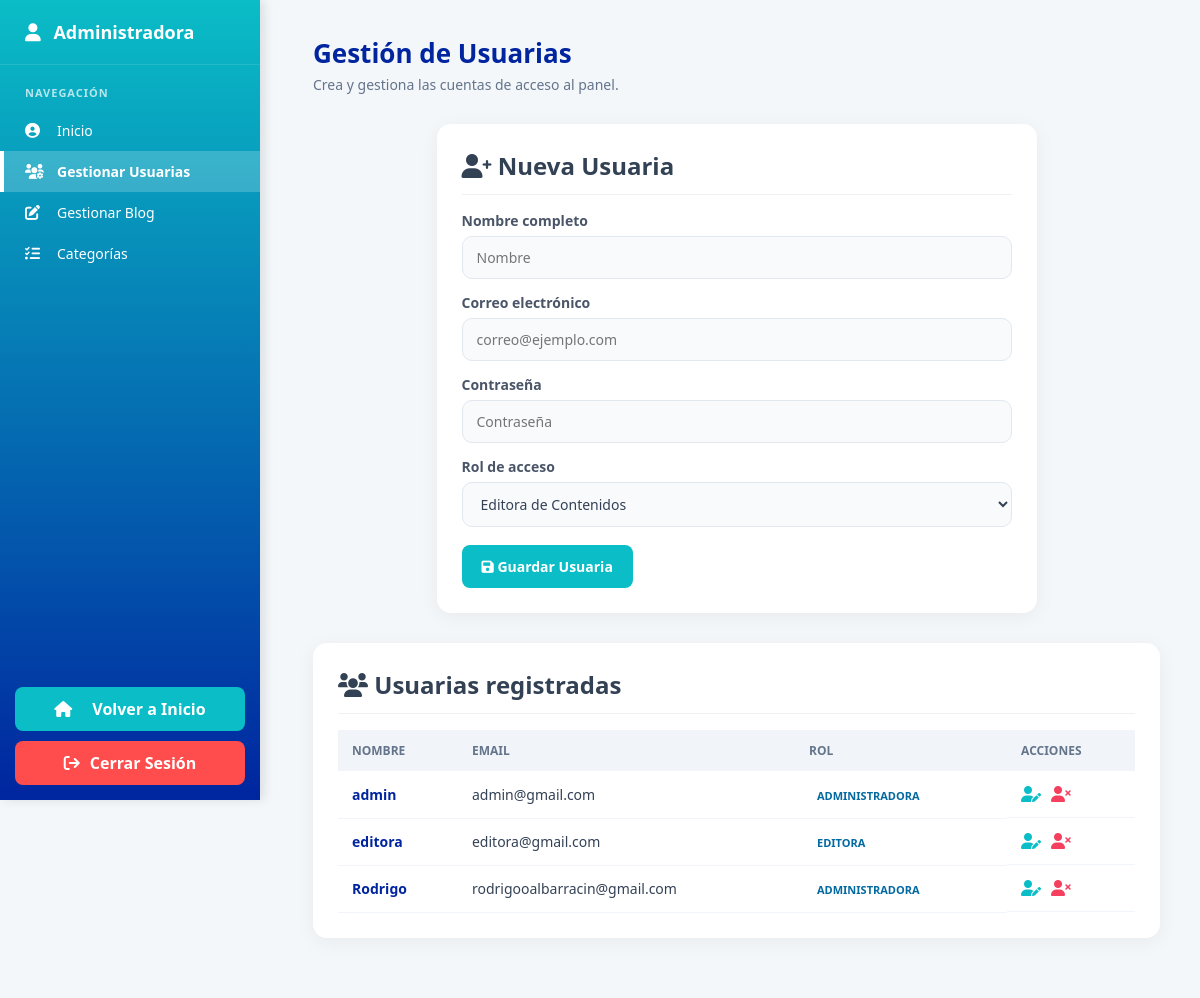
Page /admin/gestion_usuarias.php (signed in) on the committed database.
### tables this page shows
CREATE TABLE `usuaria` (
  `id` int(11) NOT NULL,
  `nombre` varchar(255) DEFAULT NULL,
  `correo` varchar(255) DEFAULT NULL,
  `password` varchar(255) NOT NULL,
  `id_rol` int(11) NOT NULL,
  `url_foto` varchar(500) DEFAULT NULL
);

### class/Usuaria.php (called while the page is built, shortened)
<?php
class Usuaria {
    public static function GetAllUsuarias($conn) {
        $sql = "SELECT u.*, r.tipo
                FROM usuaria u
                JOIN rol r ON u.id_rol = r.id";
        $res = $conn->query($sql);
        $usuarias = [];
        while ($fila = $res->fetch_assoc()) {
            $fila['url_foto'] = $fila['url_foto'] ?? "";
            $usuarias[] = $fila;
        }
        return $usuarias;
    }
}
?>

### admin/gestion_usuarias.php (the view, shortened to what this page needs)
<?php
require_once __DIR__ . '/../class/Conexion.php';
require_once __DIR__ . '/../class/Usuaria.php';
$db      = new Database();
$conn    = $db->connect();
$lista = Usuaria::GetAllUsuarias($conn);
?>
<!DOCTYPE html>
<html lang="es">
<head>
    <link rel="stylesheet" href="https://cdnjs.cloudflare.com/ajax/libs/font-awesome/6.0.0/css/all.min.css">
    <link rel="stylesheet" href="../css/estilos.css">
    <link rel="stylesheet" href="../css/movil.css" media="screen and (max-width: 768px)">
</head>
<body class="cuerpo-administracion">
    <?php include 'includes/nav.php'; ?>
    <main class="area-principal">
        <header class="encabezado-contenido">
            <section class="texto-bienvenida">
                <h1>Gestión de Usuarias</h1>
                <p>Crea y gestiona las cuentas de acceso al panel.</p>
            </section>
        </header>
        <section class="tarjeta-blanca admin-form-centrado">
            <header class="cabecera-tarjeta">
                <h2><i class="fa-solid fa-user-plus"></i> Nueva Usuaria</h2>
            </header>
            <form action="gestion_usuarias.php" method="POST" class="formulario-blog">
                <label for="nombre">Nombre completo</label>
                <input type="text" id="nombre" name="nombre" placeholder="Nombre" required>
                <label for="email">Correo electrónico</label>
                <input type="email" id="email" name="email" placeholder="correo@ejemplo.com" required>
                <label for="pass">Contraseña</label>
                <input type="password" id="pass" name="pass" placeholder="Contraseña" required>
                <label for="rol">Rol de acceso</label>
                <select id="rol" name="rol" class="selector-admin">
                    <option value="editora">Editora de Contenidos</option>
                </select>
                <button type="submit" class="boton-subir-noticia">
                    <i class="fa-solid fa-floppy-disk"></i> Guardar Usuaria
                </button>
            </form>
        </section>
        <section class="tarjeta-blanca">
            <header class="cabecera-tarjeta">
                <h2><i class="fa-solid fa-users"></i> Usuarias registradas</h2>
            </header>
            <table class="tabla-admin">
                <thead>
                    <tr>
                        <th>Nombre</th>
                        <th>Email</th>
                        <th>Rol</th>
                        <th>Acciones</th>
                    </tr>
                </thead>
                <tbody>
                    <?php if (!empty($lista)): ?>
                        <?php foreach ($lista as $u): ?>
                            <tr>
                                <td class="titulo-celda"><?= htmlspecialchars($u['nombre']) ?></td>
                                <td><?= htmlspecialchars($u['correo'] ?? '') ?></td>
                                <td>
                                    <span class="etiqueta-rol">
                                        <?= ($u['tipo'] == 'admin') ? 'Administradora' : 'Editora' ?>
                                    </span>
                                </td>
                                <td class="celda-acciones">
                                    <a href="editar_usuaria.php?id=<?= $u['id'] ?>" class="accion-editar" title="Editar">
                                        <i class="fa-solid fa-user-pen"></i>
                                    </a>
                                    <a href="gestion_usuarias.php?borrar=<?= $u['id'] ?>"
                                       class="accion-borrar"
                                       title="Borrar"
                                       onclick="return confirm('¿Segura que quieres borrar esta usuaria?')">
                                        <i class="fa-solid fa-user-xmark"></i>
                                    </a>
                                </td>
                            </tr>
                        <?php endforeach; ?>
                    <?php endif; ?>
                </tbody>
            </table>
        </section>
    </main>
</body>
</html>

### css/estilos.css (style rules this page uses)
:root { --color-primary: #0abdc6; --color-dark: #00259f; --color-accent: #135ee9; --color-danger: #ff4d4d; --color-bg: #f4f7fa; --grad-main: linear-gradient(180deg, var(--color-primary), var(--color-dark)); }
* { margin: 0; padding: 0; box-sizing: border-box; font-family: 'Segoe UI', sans-serif; }
html { scroll-behavior: smooth; }
.cuerpo-administracion { display: flex; margin: 0; padding: 0; min-height: 100vh; background-color: var(--color-bg); color: #334155; }
.area-principal { margin-left: 260px; flex-grow: 1; padding: 35px 40px; width: calc(100% - 260px); }
.encabezado-contenido { display: flex; justify-content: space-between; align-items: center; margin-bottom: 30px; }
.texto-bienvenida h1 { margin: 0; color: var(--color-dark); font-size: 26px; }
.texto-bienvenida p { margin: 4px 0 0; color: #64748b; font-size: 14px; }
.tarjeta-blanca { background: white; border-radius: 14px; padding: 25px; box-shadow: 0 4px 20px rgba(0, 0, 0, 0.05); margin-bottom: 25px; overflow: hidden; }
.cabecera-tarjeta { display: flex; justify-content: space-between; align-items: center; border-bottom: 1px solid #f0f0f0; padding-bottom: 12px; margin-bottom: 16px; }
select.selector-admin { padding: 9px 12px; border: 1px solid #e2e8f0; border-radius: 8px; background: white; font-size: 14px; color: #334155; cursor: pointer; width: 100%; }
button.boton-subir-noticia { background: var(--color-primary); color: white; border: none; padding: 12px 20px; border-radius: 8px; font-weight: bold; font-size: 14px; cursor: pointer; margin-top: 8px; transition: 0.25s; align-self: flex-start; }
table.tabla-admin { width: 100%; border-collapse: collapse; }
table.tabla-admin th { background: #f1f5f9; padding: 12px 14px; text-align: left; font-size: 12px; text-transform: uppercase; color: #64748b; }
table.tabla-admin td { padding: 12px 14px; border-bottom: 1px solid #f1f5f9; vertical-align: middle; font-size: 14px; }
td.titulo-celda { font-weight: 600; color: var(--color-dark); }
td.celda-acciones { display: flex; gap: 10px; }
span.etiqueta-rol { color: #0369a1; padding: 3px 8px; font-size: 11px; font-weight: bold; text-transform: uppercase; }
a.accion-editar, a.accion-borrar { font-size: 16px; display: inline-block; transition: transform 0.2s; }
a.accion-editar { color: var(--color-primary); }
a.accion-borrar { color: #f43f5e; }
.admin-form-centrado { max-width: 600px; margin: 0 auto 30px; }
.formulario-blog label { display: block; font-weight: 600; font-size: 14px; color: #4a5568; margin-bottom: 6px; margin-top: 14px; }
.formulario-blog input, .formulario-blog select, .formulario-blog textarea { display: block; width: 100%; padding: 11px 14px; border: 1.5px solid #e2e8f0; border-radius: 10px; font-size: 14px; background: #f8fafc; outline: none; transition: border-color 0.2s; box-sizing: border-box; }
.formulario-blog button { margin-top: 18px; }
.encabezado-contenido { display: flex; justify-content: space-between; align-items: center; flex-wrap: wrap; }

### css/movil.css (style rules this page uses)
*, *::before, *::after { box-sizing: border-box; max-width: 100%; }
body { overflow-x: hidden; }
.area-principal { margin-left: 0 !important; width: 100% !important; padding: 70px 15px 15px; }
.encabezado-contenido { flex-direction: column; align-items: flex-start; gap: 10px; margin-bottom: 20px; }
.texto-bienvenida h1 { font-size: 20px; }
.texto-bienvenida p { font-size: 13px; }
.tarjeta-blanca { padding: 18px; border-radius: 12px; margin-bottom: 18px; }
.cabecera-tarjeta { flex-direction: column; align-items: flex-start; gap: 10px; }
.tarjeta-blanca { overflow-x: auto; }
table.tabla-admin { min-width: 520px; font-size: 13px; }
table.tabla-admin th, table.tabla-admin td { padding: 10px 10px; }
td.celda-acciones { gap: 8px; }
button.boton-subir-noticia { width: 100%; padding: 12px; align-self: stretch; font-size: 14px; }
select.selector-admin { padding: 9px 10px; font-size: 14px; }
.admin-form-centrado { max-width: 100%; }

### rows in the picture
usuaria: nombre "admin", correo "admin@gmail.com", shows "ADMINISTRADORA"
usuaria: nombre "editora", correo "editora@gmail.com", shows "EDITORA"
usuaria: nombre "Rodrigo", correo "rodrigooalbarracin@gmail.com", shows "ADMINISTRADORA"
